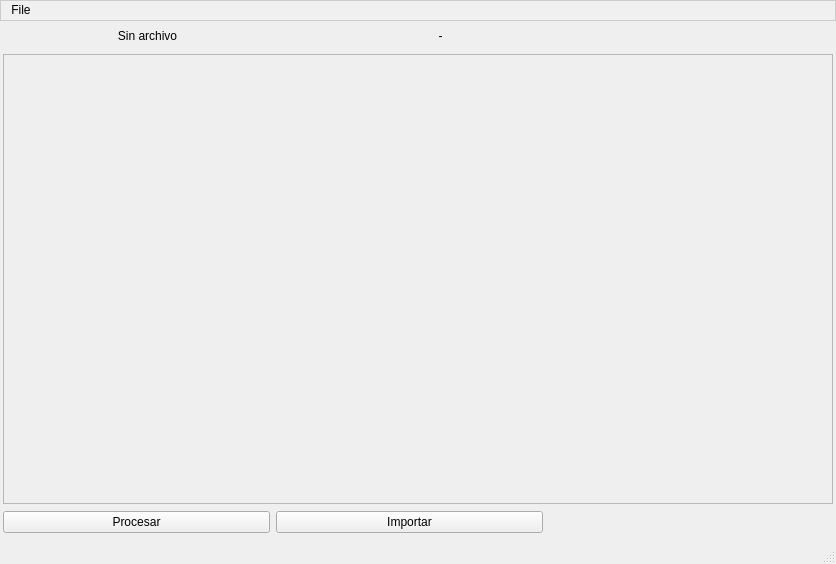
<?xml version="1.0" encoding="UTF-8"?>
<ui version="4.0">
 <class>MainWindow</class>
 <widget class="QMainWindow" name="MainWindow">
  <property name="geometry">
   <rect>
    <x>0</x>
    <y>0</y>
    <width>836</width>
    <height>564</height>
   </rect>
  </property>
  <property name="windowTitle">
   <string>MainWindow</string>
  </property>
  <property name="styleSheet">
   <string notr="true">/* MenuToolbar Style */
QMenuBar {
    background-color: #F0F0F0; 
    border: 1px solid #CCCCCC; 
}

/* Style for menu elements */
QMenu {
    border: 1px solid #CCCCCC; 
}

/* Style for actions menu */
QAction {
    border: 1px solid #CCCCCC; 
}
</string>
  </property>
  <widget class="QWidget" name="centralwidget">
   <widget class="QWidget" name="horizontalLayoutWidget">
    <property name="geometry">
     <rect>
      <x>3</x>
      <y>33</y>
      <width>830</width>
      <height>450</height>
     </rect>
    </property>
    <layout class="QHBoxLayout" name="horizontalLayout">
     <item>
      <widget class="QScrollArea" name="scrollArea">
       <property name="widgetResizable">
        <bool>true</bool>
       </property>
       <widget class="QWidget" name="scrollAreaWidgetContents">
        <property name="geometry">
         <rect>
          <x>0</x>
          <y>0</y>
          <width>826</width>
          <height>446</height>
         </rect>
        </property>
       </widget>
      </widget>
     </item>
    </layout>
   </widget>
   <widget class="QWidget" name="horizontalLayoutWidget_2">
    <property name="geometry">
     <rect>
      <x>3</x>
      <y>486</y>
      <width>540</width>
      <height>30</height>
     </rect>
    </property>
    <layout class="QHBoxLayout" name="horizontalLayout_2">
     <item>
      <widget class="QPushButton" name="pushButton">
       <property name="text">
        <string>Procesar</string>
       </property>
      </widget>
     </item>
     <item>
      <widget class="QPushButton" name="pushButton_2">
       <property name="text">
        <string>Importar</string>
       </property>
      </widget>
     </item>
    </layout>
   </widget>
   <widget class="QWidget" name="horizontalLayoutWidget_3">
    <property name="geometry">
     <rect>
      <x>4</x>
      <y>0</y>
      <width>580</width>
      <height>30</height>
     </rect>
    </property>
    <layout class="QHBoxLayout" name="horizontalLayout_3">
     <item>
      <widget class="QLabel" name="label">
       <property name="text">
        <string>Sin archivo</string>
       </property>
       <property name="textFormat">
        <enum>Qt::PlainText</enum>
       </property>
       <property name="alignment">
        <set>Qt::AlignCenter</set>
       </property>
      </widget>
     </item>
     <item>
      <widget class="QLabel" name="label_2">
       <property name="text">
        <string>-</string>
       </property>
       <property name="alignment">
        <set>Qt::AlignCenter</set>
       </property>
      </widget>
     </item>
    </layout>
   </widget>
  </widget>
  <widget class="QStatusBar" name="statusbar"/>
  <widget class="QMenuBar" name="menubar">
   <property name="geometry">
    <rect>
     <x>0</x>
     <y>0</y>
     <width>836</width>
     <height>23</height>
    </rect>
   </property>
   <widget class="QMenu" name="menufile">
    <property name="title">
     <string>File</string>
    </property>
    <addaction name="actionOpen_file"/>
   </widget>
   <addaction name="menufile"/>
  </widget>
  <action name="actionOpen_file">
   <property name="text">
    <string>Open file</string>
   </property>
  </action>
 </widget>
 <resources/>
 <connections/>
</ui>
